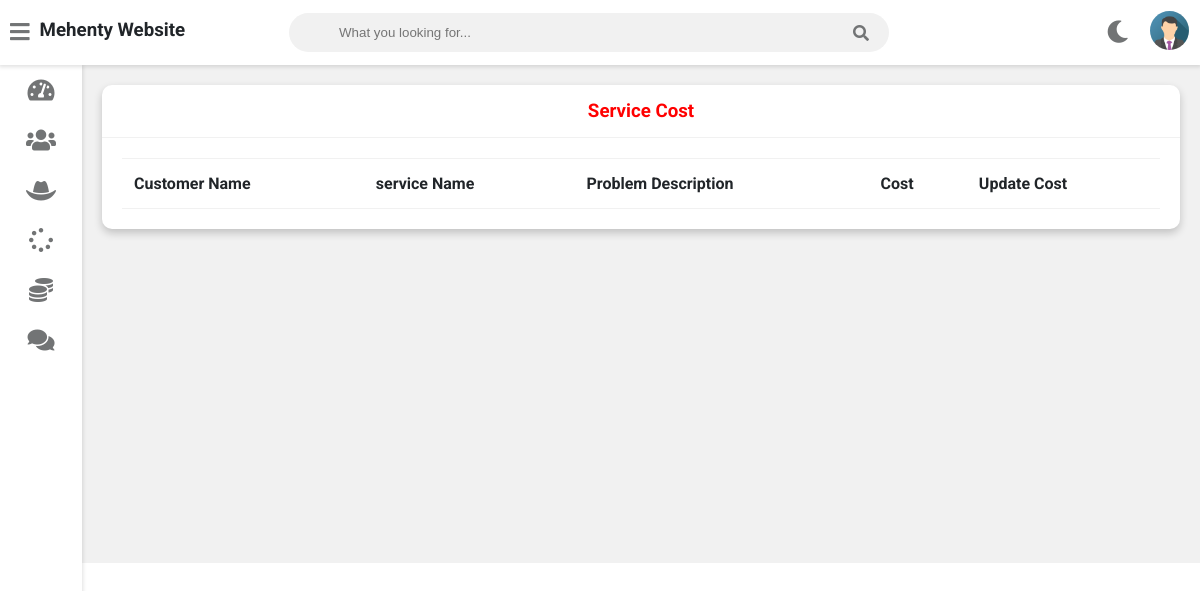
The page /admin-view-service-cost (signed in) on the database as committed earlier.
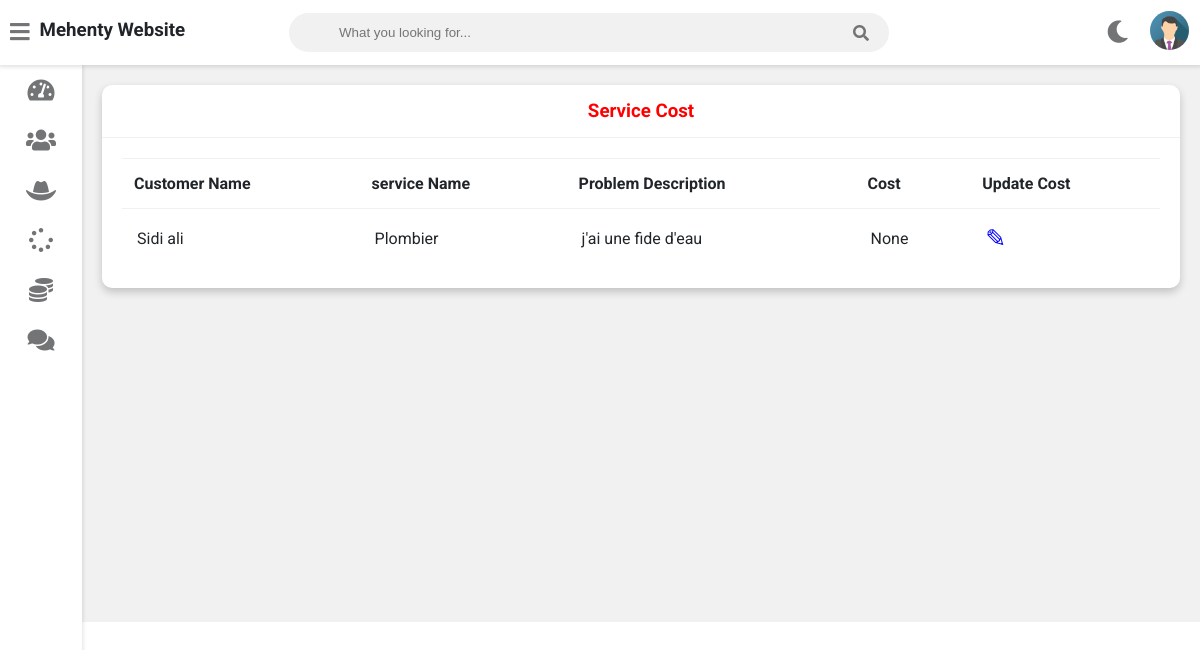
The same page on the database as committed later.
### service/models.py (models this page shows, shortened)
class Customer(models.Model):
    user=models.OneToOneField(User,on_delete=models.CASCADE)
    profile_pic= models.ImageField(upload_to='profile_pic/CustomerProfilePic/',null=True,blank=True)
    address = models.CharField(max_length=40)
    mobile = models.CharField(max_length=20,null=False)
    @property
    def get_name(self):
        return self.user.first_name+" "+self.user.last_name
    def __str__(self):
        return self.user.first_name

class Request(models.Model):
    cat=(('Plumbing', 'Plumbing'),('Electricity', 'Electricity'),('Painting', 'Painting'),('Carpentry', 'Carpentry'))
    category=models.CharField(max_length=50,choices=cat)
    service_no=models.PositiveIntegerField(null=False)
    service_name = models.CharField(max_length=40,null=False)
    problem_description = models.CharField(max_length=500,null=False)
    date=models.DateField(auto_now=True)
    cost=models.PositiveIntegerField(null=True)
    customer=models.ForeignKey('Customer', on_delete=models.CASCADE,null=True)
    Technician=models.ForeignKey('Technician',on_delete=models.CASCADE,null=True)
    stat=(('Pending','Pending'),('Approved','Approved'),('Repairing','Repairing'),('Repairing Done','Repairing Done'),('Released','Released'))
    status=models.CharField(max_length=50,choices=stat,default='Pending',null=True)

### service/views.py (the view)
# urls.py: path('admin-view-service-cost',views.admin_view_service_cost_view,name='admin-view-service-cost'),
@login_required(login_url='adminlogin')
def admin_view_service_cost_view(request):
    enquiry=models.Request.objects.all().order_by('-id')
    customers=[]
    for enq in enquiry:
        customer=models.Customer.objects.get(id=enq.customer_id)
        customers.append(customer)
    print(customers)
    return render(request,'service/admin_view_service_cost.html',{'data':zip(customers,enquiry)})

### templates/service/admin_view_service_cost.html
{% extends 'service/adminbase.html' %}
{% block content %}
	<div class="wrapper">
		<div class="row">
			<div class="col-12 col-m-12 col-sm-12">
				<div class="card">
					<div class="card-header">
						<h3 style="color:red; text-align:center" >Service Cost
						</h3>
					</div>
					<div class="card-content">
						<table>
							<thead>
                <tr>
                  <th>Customer Name</th>
                  <th>service Name</th>
                  <th>Problem Description</th>
                  <th>Cost</th>
                  <th>Update Cost</th>
                </tr>
							</thead>
							<tbody>
                {% for c,r in data %}
                <tr>
                  <td> {{c.get_name}}</td>
                  <td> {{r.service_name}}</td>
                  <td>{{r.problem_description}}</td>
                  <td>{{r.cost}}</td>
                  <td><a  style="color:blue; text-decoration:none;font-size:25px;" href="{% url 'update-cost' r.id  %}">&#9998;</a></td>
                </tr>
                {% endfor %}
							</tbody>
						</table>
					</div>
				</div>
			</div>
		</div>
<br><br><br><br><br><br><br><br><br><br><br><br><br><br><br><br>
	</div>
{% endblock content %}

Rows that differ between the two databases and show on the page:
added Customer: get_name "Sidi ali", service_name "Plombier", problem_description "j'ai une fide d'eau", cost "None"
